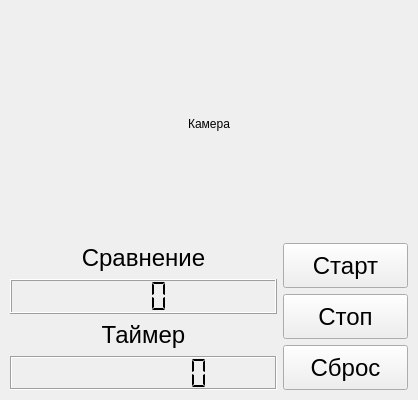
<?xml version="1.0" encoding="UTF-8"?>
<ui version="4.0">
 <class>WidgetName</class>
 <widget class="QWidget" name="WidgetName">
  <property name="geometry">
   <rect>
    <x>0</x>
    <y>0</y>
    <width>418</width>
    <height>400</height>
   </rect>
  </property>
  <property name="windowTitle">
   <string>Виджет</string>
  </property>
  <property name="styleSheet">
   <string notr="true"/>
  </property>
  <layout class="QVBoxLayout" name="verticalLayout" stretch="0,0">
   <property name="leftMargin">
    <number>10</number>
   </property>
   <property name="topMargin">
    <number>10</number>
   </property>
   <property name="rightMargin">
    <number>10</number>
   </property>
   <property name="bottomMargin">
    <number>10</number>
   </property>
   <item>
    <widget class="QLabel" name="image_label">
     <property name="text">
      <string>Камера</string>
     </property>
     <property name="alignment">
      <set>Qt::AlignCenter</set>
     </property>
    </widget>
   </item>
   <item>
    <layout class="QHBoxLayout" name="horizontalLayout">
     <item>
      <layout class="QVBoxLayout" name="verticalLayout_3">
       <item>
        <widget class="QLabel" name="label_2">
         <property name="maximumSize">
          <size>
           <width>16777215</width>
           <height>30</height>
          </size>
         </property>
         <property name="font">
          <font>
           <pointsize>18</pointsize>
          </font>
         </property>
         <property name="text">
          <string>Сравнение</string>
         </property>
         <property name="alignment">
          <set>Qt::AlignCenter</set>
         </property>
        </widget>
       </item>
       <item>
        <widget class="QLCDNumber" name="lcd_gamma">
         <property name="digitCount">
          <number>3</number>
         </property>
         <property name="segmentStyle">
          <enum>QLCDNumber::Flat</enum>
         </property>
        </widget>
       </item>
       <item>
        <widget class="QLabel" name="label">
         <property name="maximumSize">
          <size>
           <width>16777215</width>
           <height>30</height>
          </size>
         </property>
         <property name="font">
          <font>
           <pointsize>18</pointsize>
          </font>
         </property>
         <property name="text">
          <string>Таймер</string>
         </property>
         <property name="alignment">
          <set>Qt::AlignCenter</set>
         </property>
        </widget>
       </item>
       <item>
        <widget class="QLCDNumber" name="lcd_timer">
         <property name="maximumSize">
          <size>
           <width>16777215</width>
           <height>150</height>
          </size>
         </property>
         <property name="frameShape">
          <enum>QFrame::Box</enum>
         </property>
         <property name="frameShadow">
          <enum>QFrame::Sunken</enum>
         </property>
         <property name="digitCount">
          <number>8</number>
         </property>
         <property name="mode">
          <enum>QLCDNumber::Dec</enum>
         </property>
         <property name="segmentStyle">
          <enum>QLCDNumber::Flat</enum>
         </property>
         <property name="value" stdset="0">
          <double>0.000000000000000</double>
         </property>
        </widget>
       </item>
      </layout>
     </item>
     <item>
      <layout class="QVBoxLayout" name="verticalLayout_2">
       <item>
        <widget class="QPushButton" name="start_button">
         <property name="sizePolicy">
          <sizepolicy hsizetype="Minimum" vsizetype="Preferred">
           <horstretch>0</horstretch>
           <verstretch>0</verstretch>
          </sizepolicy>
         </property>
         <property name="maximumSize">
          <size>
           <width>125</width>
           <height>45</height>
          </size>
         </property>
         <property name="font">
          <font>
           <pointsize>18</pointsize>
          </font>
         </property>
         <property name="styleSheet">
          <string notr="true"/>
         </property>
         <property name="text">
          <string>Старт</string>
         </property>
         <property name="default">
          <bool>false</bool>
         </property>
        </widget>
       </item>
       <item>
        <widget class="QPushButton" name="stop_button">
         <property name="sizePolicy">
          <sizepolicy hsizetype="Minimum" vsizetype="Preferred">
           <horstretch>0</horstretch>
           <verstretch>0</verstretch>
          </sizepolicy>
         </property>
         <property name="maximumSize">
          <size>
           <width>125</width>
           <height>45</height>
          </size>
         </property>
         <property name="font">
          <font>
           <pointsize>18</pointsize>
          </font>
         </property>
         <property name="text">
          <string>Стоп</string>
         </property>
        </widget>
       </item>
       <item>
        <widget class="QPushButton" name="reset_button">
         <property name="sizePolicy">
          <sizepolicy hsizetype="Minimum" vsizetype="Preferred">
           <horstretch>0</horstretch>
           <verstretch>0</verstretch>
          </sizepolicy>
         </property>
         <property name="maximumSize">
          <size>
           <width>125</width>
           <height>45</height>
          </size>
         </property>
         <property name="font">
          <font>
           <pointsize>18</pointsize>
          </font>
         </property>
         <property name="text">
          <string>Сброс</string>
         </property>
        </widget>
       </item>
      </layout>
     </item>
    </layout>
   </item>
  </layout>
 </widget>
 <resources/>
 <connections/>
</ui>
